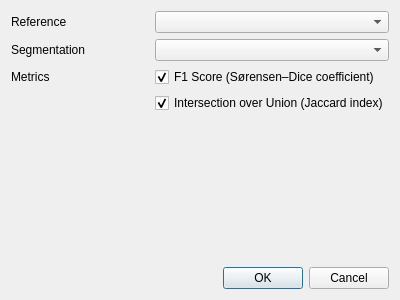
<?xml version="1.0" encoding="UTF-8"?>
<ui version="4.0">
 <class>Dialog</class>
 <widget class="QDialog" name="Dialog">
  <property name="geometry">
   <rect>
    <x>0</x>
    <y>0</y>
    <width>400</width>
    <height>300</height>
   </rect>
  </property>
  <property name="windowTitle">
   <string>Evaluation</string>
  </property>
  <layout class="QGridLayout" name="gridLayout">
   <item row="1" column="0">
    <widget class="QLabel" name="label_seg">
     <property name="text">
      <string>Segmentation</string>
     </property>
    </widget>
   </item>
   <item row="4" column="0" colspan="2">
    <spacer name="verticalSpacer">
     <property name="orientation">
      <enum>Qt::Vertical</enum>
     </property>
     <property name="sizeHint" stdset="0">
      <size>
       <width>20</width>
       <height>40</height>
      </size>
     </property>
    </spacer>
   </item>
   <item row="0" column="1">
    <widget class="QComboBox" name="comboBox_ref"/>
   </item>
   <item row="1" column="1">
    <widget class="QComboBox" name="comboBox_seg"/>
   </item>
   <item row="0" column="0">
    <widget class="QLabel" name="label_ref">
     <property name="text">
      <string>Reference</string>
     </property>
    </widget>
   </item>
   <item row="2" column="1">
    <widget class="QCheckBox" name="checkBox_F1">
     <property name="text">
      <string>F1 Score (Sørensen–Dice coefficient)</string>
     </property>
     <property name="checked">
      <bool>true</bool>
     </property>
    </widget>
   </item>
   <item row="5" column="0" colspan="2">
    <widget class="QDialogButtonBox" name="buttonBox">
     <property name="orientation">
      <enum>Qt::Horizontal</enum>
     </property>
     <property name="standardButtons">
      <set>QDialogButtonBox::Cancel|QDialogButtonBox::Ok</set>
     </property>
    </widget>
   </item>
   <item row="3" column="1">
    <widget class="QCheckBox" name="checkBox_IoU">
     <property name="text">
      <string>Intersection over Union (Jaccard index)</string>
     </property>
     <property name="checked">
      <bool>true</bool>
     </property>
    </widget>
   </item>
   <item row="2" column="0">
    <widget class="QLabel" name="label_metrics">
     <property name="text">
      <string>Metrics</string>
     </property>
    </widget>
   </item>
  </layout>
 </widget>
 <resources/>
 <connections>
  <connection>
   <sender>buttonBox</sender>
   <signal>accepted()</signal>
   <receiver>Dialog</receiver>
   <slot>accept()</slot>
   <hints>
    <hint type="sourcelabel">
     <x>248</x>
     <y>254</y>
    </hint>
    <hint type="destinationlabel">
     <x>157</x>
     <y>274</y>
    </hint>
   </hints>
  </connection>
  <connection>
   <sender>buttonBox</sender>
   <signal>rejected()</signal>
   <receiver>Dialog</receiver>
   <slot>reject()</slot>
   <hints>
    <hint type="sourcelabel">
     <x>316</x>
     <y>260</y>
    </hint>
    <hint type="destinationlabel">
     <x>286</x>
     <y>274</y>
    </hint>
   </hints>
  </connection>
 </connections>
</ui>
